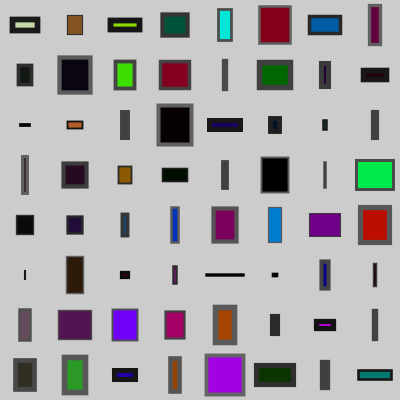
Frame 1 (no input)
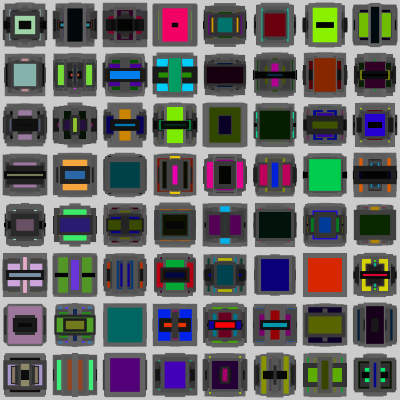
Frame 60 (the mouse pressed at the canvas centre just before this capture)
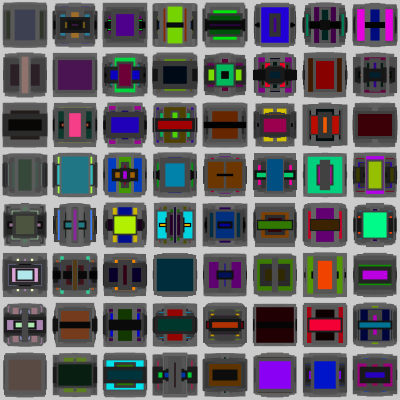
Frame 120 (the mouse held since frame 60 and released just before this capture)

The Processing sketch that drew these frames (run headless with seeded random() and noise(); from frame 60 on, the mouse is pressed at the canvas centre):

// Processing sketch: processing_19786
// ── processing_19786.pde

void setup (){
  size(400,400);
  colorMode(HSB,100);
}

void Square (float a, float b, float c, float d){
  rectMode(CENTER);
  stroke(d);
  strokeWeight(random(1,6));
  fill(random(0,100),a,random(0,100));
  rect(a,b,c,d);
  
}

void draw (){
  for(int x = 25; x < width -10; x+=width/8){
  for(int y = 25; y < height -10; y+=height/8){
 
  Square(x,y,random(0,height/10), random(0,width/10));
}
  }
}
